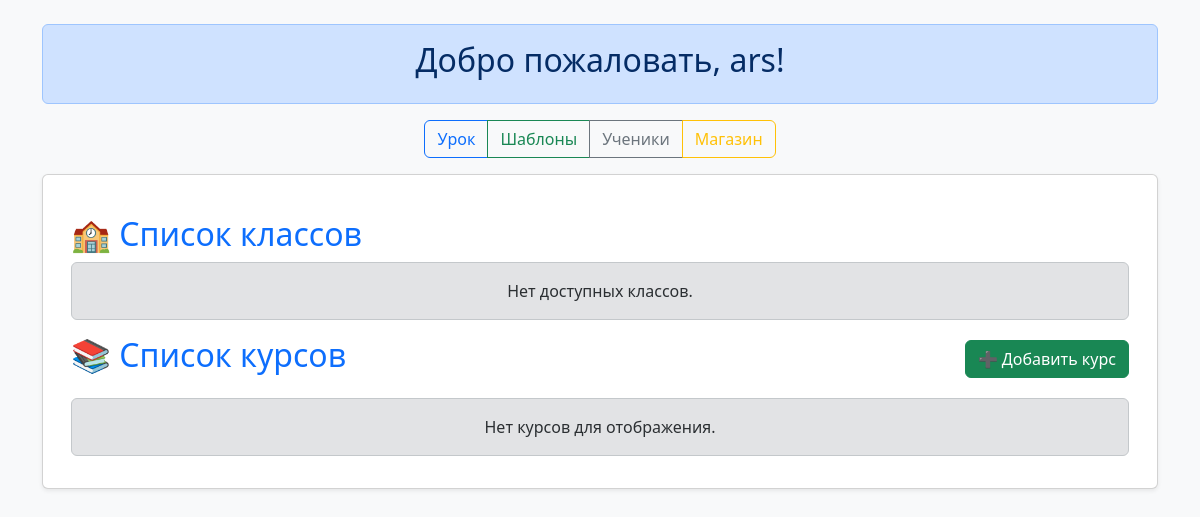
The page /hub/ (signed in) on the database as committed earlier.
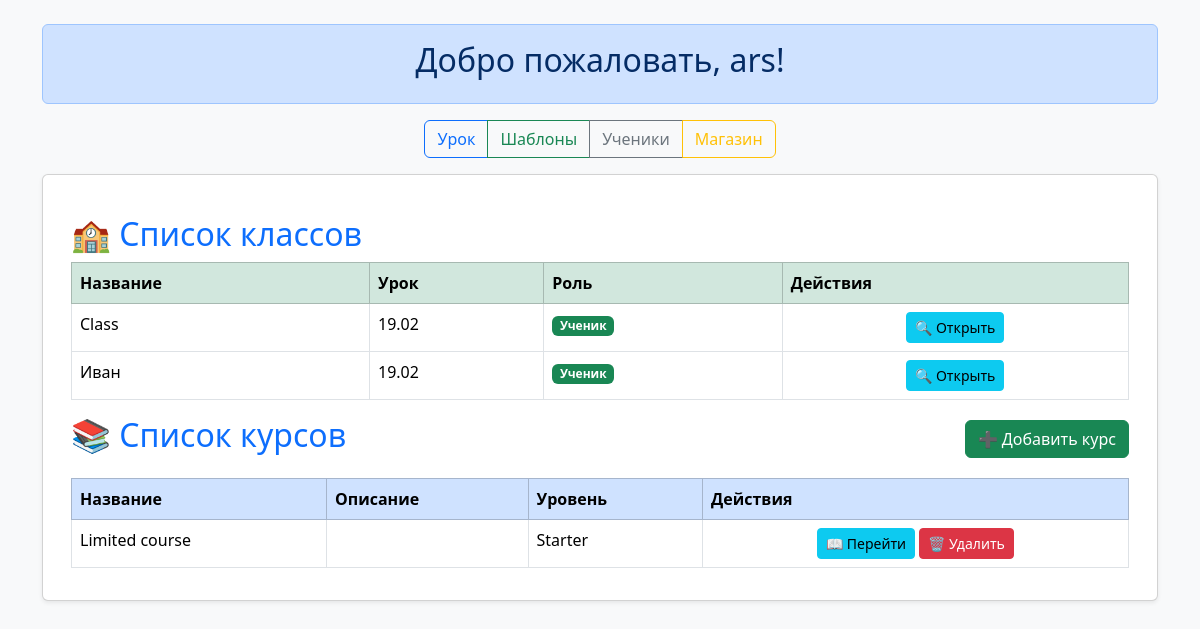
The same page on the database as committed later.
### users/models.py (models this page shows)
class CustomUser(AbstractUser):
    groups = models.ManyToManyField(
        'auth.Group',
        verbose_name='groups',
        blank=True,
        related_name='customuser_set',  # Добавь related_name сюда
        related_query_name='customuser',  # related_query_name для Django 4.0 и выше
        help_text='The groups this user belongs to. A user will get all permissions granted to each of their groups.',
    )
    user_permissions = models.ManyToManyField(
        'auth.Permission',
        verbose_name='user permissions',
        blank=True,
        related_name='customuser_set',  # Добавь related_name сюда
        related_query_name='customuser',  # related_query_name для Django 4.0 и выше
        help_text='Specific permissions for this user.',
    )
    role = models.CharField(max_length=20, choices=Role.choices, default=Role.STUDENT)

### hub/models.py (models this page shows, shortened)
class Classroom(models.Model):
    id = models.UUIDField(primary_key=True, default=uuid.uuid4, editable=False)
    name = models.CharField(max_length=255, default="Class")
    teachers = models.ManyToManyField(
        settings.AUTH_USER_MODEL,
        related_name="classrooms_as_teacher",
        limit_choices_to={"role": "teacher"},
        verbose_name="Учителя"
    )
    students = models.ManyToManyField(
        settings.AUTH_USER_MODEL,
        related_name="classrooms_as_student",
        limit_choices_to={"role__in": ["student", "teacher"]},
        verbose_name="Ученики"
    )
    active_students = models.ManyToManyField(
        settings.AUTH_USER_MODEL,
        related_name="active_classrooms",
        limit_choices_to={"role__in": ["student", "teacher"]},
        verbose_name="Активные ученики",
        blank=True
    )
    temporary_students = models.ManyToManyField(
        settings.AUTH_USER_MODEL,
        related_name="temporary_classrooms",
        limit_choices_to={"role": "student"},
        verbose_name="Временные ученики",
        blank=True
    )
    lesson = models.ForeignKey(lesson, on_delete=models.SET_NULL, null=True, blank=True, related_name="classrooms")
    objects = ClassroomManager()
    completed_lessons = models.ManyToManyField('lesson', related_name="completed_classrooms", through="CompletedLesson", blank=True, verbose_name="Пройденные уроки")
    created_at = models.DateTimeField(auto_now_add=True)  # Дата создания класса
    updated_at = models.DateTimeField(auto_now=True)  # Дата последнего обновления

class lesson(models.Model):
    id = models.UUIDField(primary_key=True, default=uuid.uuid4, editable=False)
    course = models.ForeignKey(course, on_delete=models.CASCADE, related_name="lessons")  # Привязка урока к курсу
    name = models.CharField(max_length=255)  # Название урока
    description = models.TextField(blank=True, null=True)  # Описание урока
    lexical_topics = models.TextField(blank=True, null=True)  # Лексические темы
    grammar_topics = models.TextField(blank=True, null=True)  # Грамматические темы
    extra_topics = models.TextField(blank=True, null=True)  # Дополнительные темы
    created_at = models.DateTimeField(auto_now_add=True)  # Дата создания урока
    updated_at = models.DateTimeField(auto_now=True)  # Дата последнего обновления

class course(models.Model):
    STUDENT_LEVEL_CHOICES = (
        ("starter", "Starter"),
        ("elementary", "Elementary"),
        ("pre_intermediate", "Pre-Intermediate"),
        ("intermediate", "Intermediate"),
        ("upper_intermediate", "Upper-Intermediate"),
        ("advanced", "Advanced"),
    )
    id = models.UUIDField(primary_key=True, default=uuid.uuid4, editable=False)
    name = models.CharField(max_length=255, unique=True)  # Название курса
    description = models.TextField(blank=True, null=True)  # Описание курса
    student_level = models.CharField(max_length=20, choices=STUDENT_LEVEL_CHOICES, default="starter")  # Уровень ученика
    user = models.ForeignKey(settings.AUTH_USER_MODEL, on_delete=models.CASCADE, related_name="courses")  # Автор курса
    created_at = models.DateTimeField(auto_now_add=True)  # Дата создания курса
    updated_at = models.DateTimeField(auto_now=True)  # Дата последнего обновления
    objects = CourseManager()

### hub/views.py (the view)
# urls.py: path('', views.home_view, name='home'),
def home_view(request):
    username = request.user.username
    return render(request, 'home/home.html', {'username': username})

### hub/templatetags/custom_tags.py (called while the page is built)
@register.inclusion_tag('home/course_list.html')
def course_list(user):
    courses = course.objects.filter(user=user)
    classrooms = Classroom.objects.filter(
        Q(teachers=user) | Q(students=user)
    ).distinct()
    return {'courses': courses, 'user': user, 'classrooms': classrooms}

### hub/templates/home/home.html (shortened to what this page needs)
<!DOCTYPE html>
<html lang="en">
<head>
    <link href="https://cdn.jsdelivr.net/npm/bootstrap@5.0.2/dist/css/bootstrap.min.css" rel="stylesheet">
    {% load static %}
    {% load custom_tags %}
</head>
<body class="bg-light">
<div class="container mt-4">
    <div class="alert alert-primary text-center" role="alert">
        <h2>Добро пожаловать, {{ username }}!</h2>
    </div>
    <div class="d-flex justify-content-center mb-3">
        <div class="btn-group">
            <button class="btn btn-outline-primary">Урок</button>
            <button class="btn btn-outline-success" onclick="alert('Шаблоны')">Шаблоны</button>
            <button class="btn btn-outline-secondary" onclick="alert('Ученики')">Ученики</button>
            <button class="btn btn-outline-warning" onclick="alert('Магазин')">Магазин</button>
        </div>
    </div>
    <div class="card shadow-sm">
        <div class="card-body">
            <div id="elementContent">
                <div id="course_list">
                    {% course_list request.user %}
                </div>
            </div>
        </div>
    </div>
</div>
</body>
</html>

### hub/templates/home/course_list.html (shortened to what this page needs)
<!DOCTYPE html>
<html lang="en">
<head>
    <link href="https://cdn.jsdelivr.net/npm/bootstrap@5.3.3/dist/css/bootstrap.min.css" rel="stylesheet">
</head>
<body class="bg-light">
<div class="container mt-4">
    <h2 class="text-primary">🏫 Список классов</h2>
    {% if classrooms %}
    <div class="table-responsive">
        <table class="table table-hover table-bordered">
            <thead class="table-success">
                <tr>
                    <th>Название</th>
                    <th>Урок</th>
                    <th>Роль</th>
                    <th>Действия</th>
                </tr>
            </thead>
            <tbody>
                {% for classroom in classrooms %}
                <tr>
                    <td>{{ classroom.name }}</td>
                    <td>{{ classroom.lesson.name }}</td>
                    <td>
                        {% if user in classroom.teachers.all %}
                            <span class="badge bg-primary">Учитель</span>
                        {% elif user in classroom.students.all %}
                            <span class="badge bg-success">Ученик</span>
                        {% else %}
                            <span class="badge bg-secondary">Гость</span>
                        {% endif %}
                    </td>
                    <td class="text-center">
                        <a href="{% url 'classroom_view' classroom.id %}" class="btn btn-info btn-sm">🔍 Открыть</a>
                    </td>
                </tr>
                {% endfor %}
            </tbody>
        </table>
    </div>
    {% else %}
    <div class="alert alert-secondary text-center">Нет доступных классов.</div>
    {% endif %}
        <div class="d-flex justify-content-between align-items-center mb-3">
        <h2 class="text-primary">📚 Список курсов</h2>
        <button class="btn btn-success" data-bs-toggle="modal" data-bs-target="#addCourseModal">➕ Добавить курс</button>
    </div>
    {% if courses %}
    <div class="table-responsive">
        <table class="table table-hover table-bordered">
            <thead class="table-primary">
                <tr>
                    <th>Название</th>
                    <th>Описание</th>
                    <th>Уровень</th>
                    <th>Действия</th>
                </tr>
            </thead>
            <tbody>
                {% for course in courses %}
                <tr>
                    <td>{{ course.name }}</td>
                    <td>{{ course.description }}</td>
                    <td>{{ course.get_student_level_display }}</td>
                    <td class="text-center">
                        <a href="{% url 'lesson_list' course.id %}" class="btn btn-info btn-sm">📖 Перейти</a>
                        <form method="POST" action="{% url 'delete_course' course.id %}" class="d-inline" onsubmit="return confirm('Вы уверены, что хотите удалить этот курс? Все уроки также будут удалены.');">
                            <button type="submit" class="btn btn-danger btn-sm">🗑 Удалить</button>
                        </form>
                    </td>
                </tr>
                {% endfor %}
            </tbody>
        </table>
    </div>
    {% else %}
    <div class="alert alert-secondary text-center">Нет курсов для отображения.</div>
    {% endif %}
</div>
</body>
</html>

Rows that differ between the two databases and show on the page:
now on this page (row edited): Classroom: name "Class", lesson.name "19.02", shows "Ученик"
added Classroom: name "Иван", lesson.name "19.02", shows "Ученик"
added course: name "Limited course", student_level "Starter"
Other text that changed with them:
text no longer shown: "Нет доступных классов. Нет курсов для отображения."
text now shown: "Название Урок Роль Действия Название Описание Уровень Действия"
